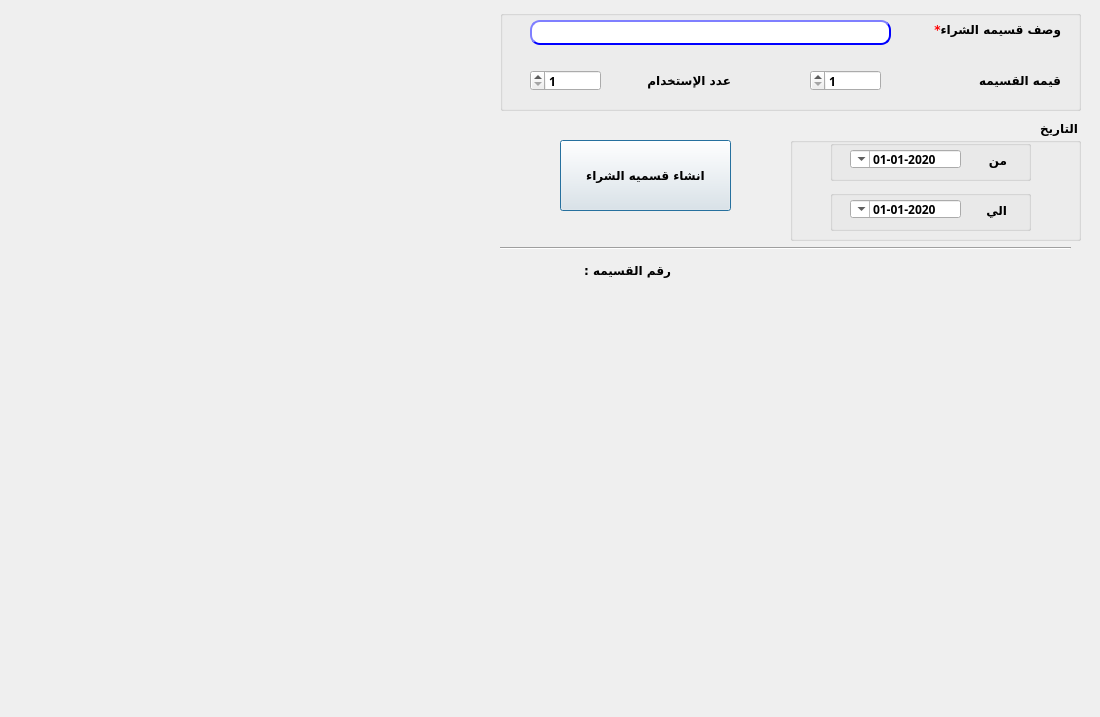
<?xml version="1.0" encoding="UTF-8"?>
<ui version="4.0">
 <class>promVoucher</class>
 <widget class="QDialog" name="promVoucher">
  <property name="geometry">
   <rect>
    <x>0</x>
    <y>0</y>
    <width>1100</width>
    <height>717</height>
   </rect>
  </property>
  <property name="sizePolicy">
   <sizepolicy hsizetype="Preferred" vsizetype="Preferred">
    <horstretch>0</horstretch>
    <verstretch>0</verstretch>
   </sizepolicy>
  </property>
  <property name="minimumSize">
   <size>
    <width>1100</width>
    <height>717</height>
   </size>
  </property>
  <property name="maximumSize">
   <size>
    <width>1100</width>
    <height>717</height>
   </size>
  </property>
  <property name="windowTitle">
   <string>انشاء قسيمه شراء عروض</string>
  </property>
  <property name="layoutDirection">
   <enum>Qt::RightToLeft</enum>
  </property>
  <widget class="QLabel" name="desc">
   <property name="geometry">
    <rect>
     <x>910</x>
     <y>20</y>
     <width>151</width>
     <height>20</height>
    </rect>
   </property>
   <property name="font">
    <font>
     <family>29LT Bukra Regular</family>
     <pointsize>9</pointsize>
     <weight>75</weight>
     <bold>true</bold>
    </font>
   </property>
   <property name="text">
    <string>&lt;html&gt;&lt;head/&gt;&lt;body&gt;&lt;p align=&quot;right&quot;&gt;&lt;span style=&quot; color:#ff0000;&quot;&gt;*&lt;/span&gt;وصف قسيمه الشراء&lt;/p&gt;&lt;/body&gt;&lt;/html&gt;</string>
   </property>
  </widget>
  <widget class="QPushButton" name="BTN_createVoucher">
   <property name="geometry">
    <rect>
     <x>560</x>
     <y>140</y>
     <width>171</width>
     <height>71</height>
    </rect>
   </property>
   <property name="font">
    <font>
     <family>29LT Bukra Regular</family>
     <pointsize>9</pointsize>
     <weight>75</weight>
     <bold>true</bold>
    </font>
   </property>
   <property name="layoutDirection">
    <enum>Qt::RightToLeft</enum>
   </property>
   <property name="styleSheet">
    <string notr="true"/>
   </property>
   <property name="text">
    <string>انشاء قسميه الشراء</string>
   </property>
  </widget>
  <widget class="QLineEdit" name="LE_desc">
   <property name="geometry">
    <rect>
     <x>530</x>
     <y>20</y>
     <width>361</width>
     <height>25</height>
    </rect>
   </property>
   <property name="font">
    <font>
     <family>29LT Bukra Regular</family>
     <pointsize>9</pointsize>
     <weight>75</weight>
     <bold>true</bold>
    </font>
   </property>
   <property name="styleSheet">
    <string notr="true">QLineEdit{
                                        background-color: white;
                                        border-style: outset;
                                        border-width: 2px;
                                        border-radius: 10px;
                                        border-color: blue;
                                        min-width: 6em;
                                        }
                                        QLineEdit:hover {
                                        background: qradialgradient(
                                        cx: 0.3, cy: -0.4, fx: 0.3, fy: -0.4,
                                        radius: 1.35, stop: 0 #fff, stop: 1 #bbb
                                        );
                                        }
                                       QLineEdit:pressed {
                                        border-style: inset;
                                        background: qradialgradient(
                                        cx: 0.4, cy: -0.1, fx: 0.4, fy: -0.1,
                                        radius: 1.35, stop: 0 #fff, stop: 1 #ddd
                                        );
                                        }
                                    </string>
   </property>
   <property name="maxLength">
    <number>30</number>
   </property>
  </widget>
  <widget class="QDoubleSpinBox" name="LE_maxCount">
   <property name="geometry">
    <rect>
     <x>530</x>
     <y>70</y>
     <width>71</width>
     <height>21</height>
    </rect>
   </property>
   <property name="font">
    <font>
     <family>29LT Bukra Regular</family>
     <pointsize>9</pointsize>
     <weight>75</weight>
     <bold>true</bold>
    </font>
   </property>
   <property name="styleSheet">
    <string notr="true"/>
   </property>
   <property name="decimals">
    <number>0</number>
   </property>
   <property name="minimum">
    <double>1.000000000000000</double>
   </property>
   <property name="maximum">
    <double>99997.000000000000000</double>
   </property>
   <property name="value">
    <double>1.000000000000000</double>
   </property>
  </widget>
  <widget class="QLabel" name="voucher_num">
   <property name="geometry">
    <rect>
     <x>500</x>
     <y>260</y>
     <width>47</width>
     <height>21</height>
    </rect>
   </property>
   <property name="font">
    <font>
     <family>29LT Bukra Regular</family>
     <pointsize>9</pointsize>
     <weight>75</weight>
     <bold>true</bold>
    </font>
   </property>
   <property name="text">
    <string/>
   </property>
  </widget>
  <widget class="QLabel" name="label_2">
   <property name="geometry">
    <rect>
     <x>580</x>
     <y>260</y>
     <width>91</width>
     <height>20</height>
    </rect>
   </property>
   <property name="font">
    <font>
     <family>29LT Bukra Regular</family>
     <pointsize>9</pointsize>
     <weight>75</weight>
     <bold>true</bold>
    </font>
   </property>
   <property name="text">
    <string>رقم القسيمه : </string>
   </property>
  </widget>
  <widget class="QLabel" name="label">
   <property name="geometry">
    <rect>
     <x>630</x>
     <y>70</y>
     <width>101</width>
     <height>21</height>
    </rect>
   </property>
   <property name="font">
    <font>
     <family>29LT Bukra Regular</family>
     <pointsize>9</pointsize>
     <weight>75</weight>
     <bold>true</bold>
    </font>
   </property>
   <property name="text">
    <string>عدد الإستخدام</string>
   </property>
  </widget>
  <widget class="QLabel" name="desc_11">
   <property name="geometry">
    <rect>
     <x>950</x>
     <y>70</y>
     <width>111</width>
     <height>21</height>
    </rect>
   </property>
   <property name="font">
    <font>
     <family>29LT Bukra Regular</family>
     <pointsize>9</pointsize>
     <weight>75</weight>
     <bold>true</bold>
    </font>
   </property>
   <property name="layoutDirection">
    <enum>Qt::RightToLeft</enum>
   </property>
   <property name="text">
    <string>قيمه القسيمه</string>
   </property>
  </widget>
  <widget class="QDoubleSpinBox" name="LE_value">
   <property name="geometry">
    <rect>
     <x>810</x>
     <y>70</y>
     <width>71</width>
     <height>21</height>
    </rect>
   </property>
   <property name="font">
    <font>
     <family>29LT Bukra Regular</family>
     <pointsize>9</pointsize>
     <weight>75</weight>
     <bold>true</bold>
    </font>
   </property>
   <property name="styleSheet">
    <string notr="true"/>
   </property>
   <property name="decimals">
    <number>0</number>
   </property>
   <property name="minimum">
    <double>1.000000000000000</double>
   </property>
   <property name="maximum">
    <double>99997.000000000000000</double>
   </property>
   <property name="value">
    <double>1.000000000000000</double>
   </property>
  </widget>
  <widget class="QGroupBox" name="groupBox">
   <property name="geometry">
    <rect>
     <x>500</x>
     <y>10</y>
     <width>581</width>
     <height>101</height>
    </rect>
   </property>
   <property name="font">
    <font>
     <family>29LT Bukra Regular</family>
     <pointsize>9</pointsize>
     <weight>75</weight>
     <bold>true</bold>
    </font>
   </property>
   <property name="title">
    <string/>
   </property>
  </widget>
  <widget class="QGroupBox" name="groupBox_2">
   <property name="geometry">
    <rect>
     <x>790</x>
     <y>120</y>
     <width>291</width>
     <height>121</height>
    </rect>
   </property>
   <property name="font">
    <font>
     <family>29LT Bukra Regular</family>
     <pointsize>9</pointsize>
     <weight>75</weight>
     <bold>true</bold>
    </font>
   </property>
   <property name="title">
    <string>التاريخ</string>
   </property>
   <widget class="QGroupBox" name="groupBox_4">
    <property name="geometry">
     <rect>
      <x>40</x>
      <y>70</y>
      <width>201</width>
      <height>41</height>
     </rect>
    </property>
    <property name="font">
     <font>
      <family>29LT Bukra Regular</family>
      <pointsize>9</pointsize>
      <weight>75</weight>
      <bold>true</bold>
     </font>
    </property>
    <property name="title">
     <string/>
    </property>
    <widget class="QDateTimeEdit" name="Qdate_to">
     <property name="geometry">
      <rect>
       <x>20</x>
       <y>10</y>
       <width>111</width>
       <height>18</height>
      </rect>
     </property>
     <property name="font">
      <font>
       <family>29LT Bukra Regular</family>
       <pointsize>9</pointsize>
       <weight>75</weight>
       <bold>true</bold>
      </font>
     </property>
     <property name="layoutDirection">
      <enum>Qt::RightToLeft</enum>
     </property>
     <property name="minimumDateTime">
      <datetime>
       <hour>0</hour>
       <minute>0</minute>
       <second>0</second>
       <year>2020</year>
       <month>1</month>
       <day>1</day>
      </datetime>
     </property>
     <property name="displayFormat">
      <string>yyyy-MM-dd</string>
     </property>
     <property name="calendarPopup">
      <bool>true</bool>
     </property>
    </widget>
    <widget class="QLabel" name="desc_4">
     <property name="geometry">
      <rect>
       <x>146</x>
       <y>10</y>
       <width>31</width>
       <height>20</height>
      </rect>
     </property>
     <property name="font">
      <font>
       <family>29LT Bukra Regular</family>
       <pointsize>9</pointsize>
       <weight>75</weight>
       <bold>true</bold>
      </font>
     </property>
     <property name="layoutDirection">
      <enum>Qt::RightToLeft</enum>
     </property>
     <property name="text">
      <string>الي</string>
     </property>
    </widget>
   </widget>
   <widget class="QGroupBox" name="groupBox_3">
    <property name="geometry">
     <rect>
      <x>40</x>
      <y>20</y>
      <width>201</width>
      <height>41</height>
     </rect>
    </property>
    <property name="font">
     <font>
      <family>29LT Bukra Regular</family>
      <pointsize>9</pointsize>
      <weight>75</weight>
      <bold>true</bold>
     </font>
    </property>
    <property name="title">
     <string/>
    </property>
    <widget class="QDateTimeEdit" name="Qdate_from">
     <property name="geometry">
      <rect>
       <x>20</x>
       <y>10</y>
       <width>111</width>
       <height>18</height>
      </rect>
     </property>
     <property name="font">
      <font>
       <family>29LT Bukra Regular</family>
       <pointsize>9</pointsize>
       <weight>75</weight>
       <bold>true</bold>
      </font>
     </property>
     <property name="layoutDirection">
      <enum>Qt::RightToLeft</enum>
     </property>
     <property name="minimumDateTime">
      <datetime>
       <hour>0</hour>
       <minute>0</minute>
       <second>0</second>
       <year>2020</year>
       <month>1</month>
       <day>1</day>
      </datetime>
     </property>
     <property name="displayFormat">
      <string>yyyy-MM-dd</string>
     </property>
     <property name="calendarPopup">
      <bool>true</bool>
     </property>
    </widget>
    <widget class="QLabel" name="desc_3">
     <property name="geometry">
      <rect>
       <x>146</x>
       <y>10</y>
       <width>31</width>
       <height>20</height>
      </rect>
     </property>
     <property name="font">
      <font>
       <family>29LT Bukra Regular</family>
       <pointsize>9</pointsize>
       <weight>75</weight>
       <bold>true</bold>
      </font>
     </property>
     <property name="layoutDirection">
      <enum>Qt::RightToLeft</enum>
     </property>
     <property name="text">
      <string>من</string>
     </property>
    </widget>
   </widget>
  </widget>
  <widget class="Line" name="line">
   <property name="geometry">
    <rect>
     <x>500</x>
     <y>240</y>
     <width>571</width>
     <height>16</height>
    </rect>
   </property>
   <property name="font">
    <font>
     <family>29LT Bukra Regular</family>
     <pointsize>9</pointsize>
     <weight>75</weight>
     <bold>true</bold>
    </font>
   </property>
   <property name="orientation">
    <enum>Qt::Horizontal</enum>
   </property>
  </widget>
  <zorder>groupBox</zorder>
  <zorder>desc</zorder>
  <zorder>BTN_createVoucher</zorder>
  <zorder>LE_desc</zorder>
  <zorder>LE_maxCount</zorder>
  <zorder>voucher_num</zorder>
  <zorder>label_2</zorder>
  <zorder>label</zorder>
  <zorder>desc_11</zorder>
  <zorder>LE_value</zorder>
  <zorder>groupBox_2</zorder>
  <zorder>line</zorder>
 </widget>
 <resources/>
 <connections/>
</ui>
